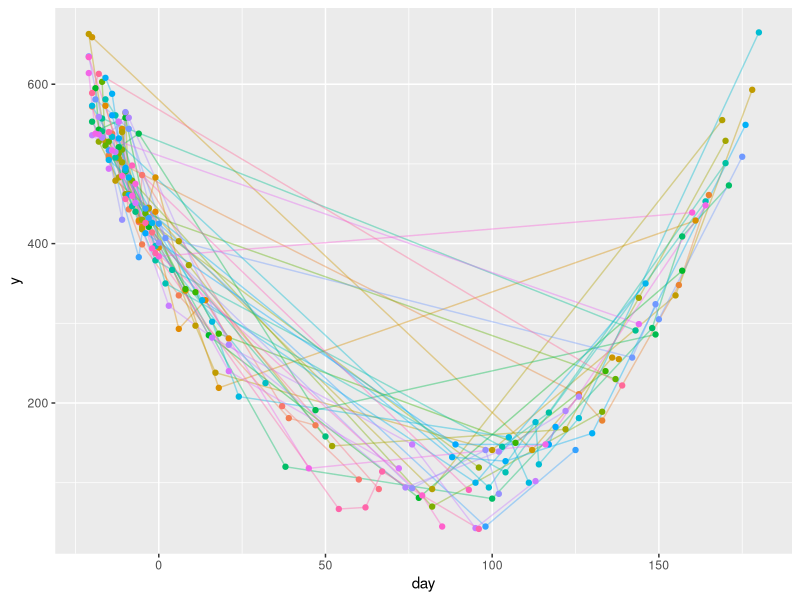
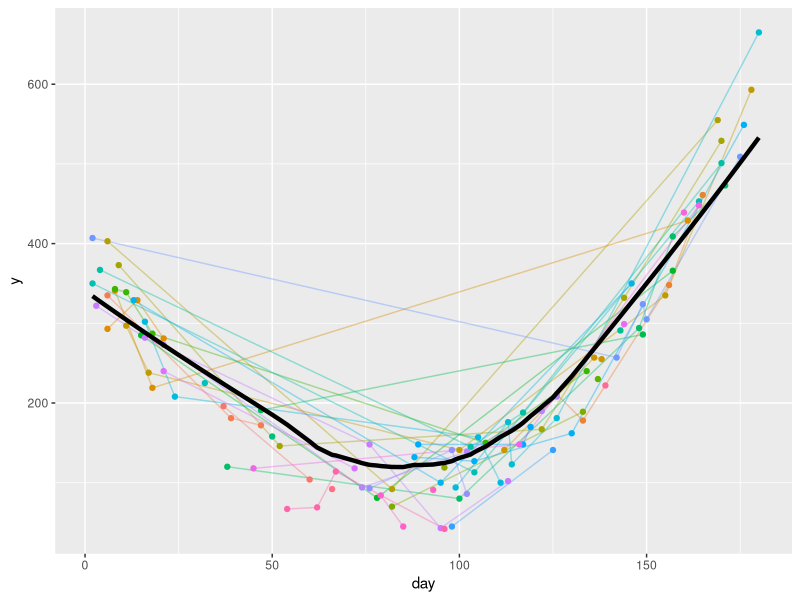
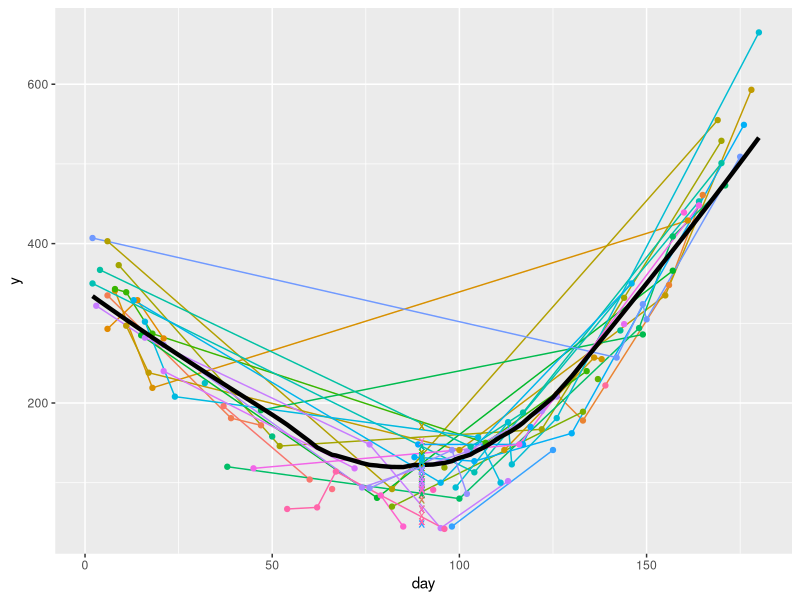
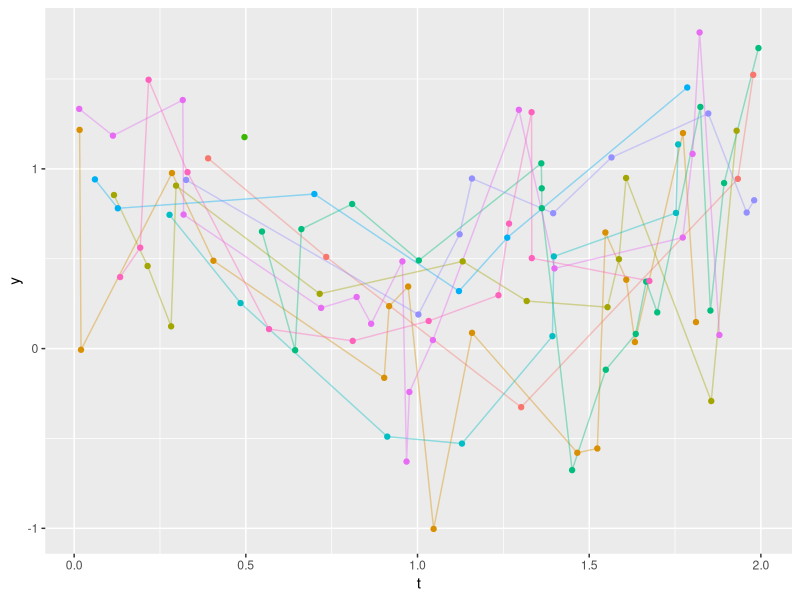
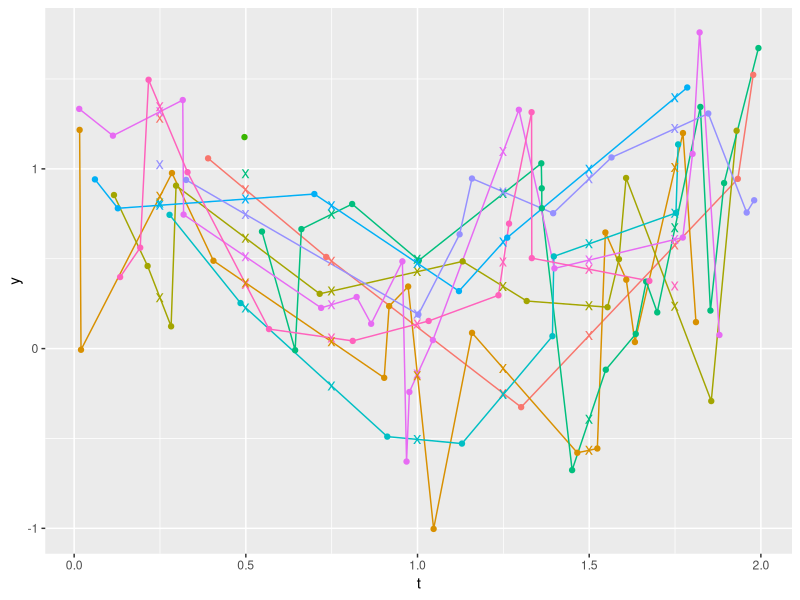

R code for these plots, in order:
## ---- chunk 1
require(Hmisc)
require(data.table)
require(ggplot2)
L <- data.table(id  = c(1, 1, 1, 1, 1, 2, 2, 2, 2, 2),
                day = c(1, 2, 3, 4, 5, 1, 2, 3, 4, 5),
                y1  = 1:10,
                y2  = c(NA, 1, NA, NA, 2, 1, 2, 3, 4, NA),
                key = .q(id, day))
# .q(id, day) is the Hmisc version of c('id', 'day')
L
setnafill(L, "locf", cols=.q(y1, y2))
L
## ---- chunk 2
L <- data.table(id  = c(2, 2, 2, 3, 3, 3, 3, 4, 4, 5, 5, 5),
                day = c(1, 2, 3, 1, 2, 3, 4, 1, 2, 1, 2, 3),
                y    =  1 : 12, key='id')
w <- copy(L)                                        # <1>
u <- w[, .q(seq, maxseq) := .(1 : .N, .N),          # <2>
       by=id][                                      # <3>
       seq == maxseq & day < 4,]                    # <4>
u <- u[, .(day = (day + 1) : 4, y = y), by=id]      # <5>
u
w <- rbind(L, u, fill=TRUE)                         # <6>
setkey(w, id, day)                                  # <7>
w
## ---- chunk 3
L[, .(first3 = min(day[y >= 3]),
      first7 = min(day[y >= 7])), by=id]
## ---- chunk 4
mn <- function(x) if(length(x)) min(x) else as.double(NA)
# as.double needed because day is stored as double precision
# (type contents(L) to see this) and data.table requires
# consistent storage types
L[, .(first3 = mn(day[y >= 3]),
      first7 = mn(day[y >= 7])), by=id]
## ---- chunk 5
set.seed(1)
w <- copy(L)
w[, z := round(runif(.N), 3)]
u <- copy(w)
u
mn <- function(x)
  if(! length(x) || all(is.na(x))) as.double(NA) else min(x, na.rm=TRUE)
u[, consecutive := z > 0.5 & shift(z) > 0.5, by=id][, 
    firstday    := mn(day[consecutive]),     by=id]
u
## ---- chunk 6
nconsec <- function(x) x * sequence(rle(x)$lengths)
# rle in base R: run length encoding; see also data.table::rleid and
# https://stackoverflow.com/questions/79107086
# Example:
x <- c(0,0,1,1,0,1,1,0,1,1,1,1)
nconsec(x)
# To require that the time gap between measurements must be <= 2 time
# units use the following example
t <- c(1:9, 11, 14, 15)
rbind(t=t, x=x)
nconsec(x & t <= shift(t) + 2)

u <- copy(w)
# nconsec(z > 0.5) = number of consecutive days (counting current
# day) for which the subject had z > 0.5
# u[, firstday := mn(day[nconsec(z > 0.5) == 2]), by=id] 
#                 |  |  |                    |
#           minimum  |  |                    |
#                  day  |                    |
#               such that                    |
#    it's the 2nd consecutive day with z > 0.5
u[,                                     # <1>
    firstday :=                         # <2>
                 mn(day                 # <3>
                    [                   # <4>
                     nconsec(z > 0.05)  # <5>
                     == 2]),            # <6>
    by=id]                              # <7>
u
## ---- chunk 7
L <- data.table(id    = c( 1, 2,   2,   3, 3,  3),
                start = c(10, 1, 2.3, 0.1, 5, 22),
                stop  = c(99, 3,   5,   2, 9, 30),
                key = .q(id, start))
L[, gap := start -shift(stop), by=id]
L
L[, table(gap)]
## ---- chunk 8
L[L[gap <= 0], on=.(id)]
L[id %in% L[gap <= 0, id]]
## ---- chunk 9
set.seed(11)
n <- 40
w <- lapply(1 : n,                                   # <1>
            function(i) { npre   <- sample(1:5, 1)   # <2>
                          npost  <- sample(1:5, 1)
                          day <- sort(c(sample(-21 : 0, npre),
                                        sample(1 : 180, npost)))
                          age <- sample(40:80, 1)
                          y <- round(day + (day - 90)^2 / 20 + 30 * rnorm(npre + npost))
                          data.table(id=i, age, day, y=y)
                        }  )
head(w)
u <- rbindlist(w)                                   # <3>
u
# Show distribution of number of points per subject
with(u, table(table(id)))
u[, id := factor(id)]                               # <4> 
ggplot(u, aes(x=day, y=y)) +
  geom_line(aes(col=id, alpha=I(0.4)), data=u) +
  geom_point(aes(col=id), data=u) +
  guides(color='none')
## ---- chunk 10
g <- function(x, y) {
  j <- x <= 0 & ! is.na(y)  # <1>
  x <- x[j]; y <- y[j]
  n <- length(x)
  if(n == 0) return(list(y0 = NA_real_, ym8 = NA_real_, slope = NA_real_))  # <2>
  pre0  <- x >= -7
  prem8 <- x <  -7
  list(y0    = if(any(pre0))     mean(y[pre0])                else NA_real_,
       ym8   = if(any(prem8))    mean(y[prem8])               else NA_real_,
       slope = if(length(x) > 1 && diff(range(x)) >= 3)
                                 unname(coef(lsfit(x, y))[2]) else NA_real_)   # <3>
}
## ---- chunk 11
g(numeric(0), numeric(0))
g(-10, 1)
g(c(-10, -9), c(1, 2))
g(c(-10, -3), c(1, 2))
## ---- chunk 12
base <- u[, g(day, y), by = .(id)]
head(base)
dim(u)
u <- u[day > 0]   # Keep only post-intervention (follow-up) records
dim(u)
u <- Merge(base, u, id = ~ id)     # Merge is in Hmisc
u
## ---- chunk 13
timeresp <- u[! is.na(day + y), approxfun(lowess(day, y))]   # <1>
w <- data.table(day=1:180, y=timeresp(1:180))                # <2>
ggplot(u, aes(x=day, y=y)) +
  geom_line(aes(col=id, alpha=I(0.4)), data=u) +
  geom_point(aes(col=id), data=u) +
  geom_line(aes(x=day, y, size=I(1.5)), data=w) +
  guides(color='none')
## ---- chunk 14
f <- function(x, y, id=character(0), target=90) {
  j <- ! is.na(x + y)
	if(! any(j)) {
	  cat('no non-missing x, y pairs for subject', id, '\n')
		return(list(day = target, distance=NA_real_, yest=NA_real_))
		}
  x <- x[! is.na(x)]; y <- y[! is.na(y)]
  distance <- abs(x - target)
  i        <- which(distance == 0)
  if(length(i)) return(list(day=target, distance=0., yest=mean(y[i])))
  # estimate mean y at observed x - mean loess at observed x to adjust
  z <- timeresp(c(target, x))
  list(day      = target,
       distance = min(distance),
       yest     = z[1] + mean(y) - mean(z[-1]) )
  }
## ---- chunk 15
# n=1, y is on the loess curve so projected y at x=90 should be also
f(25, 253.0339)
timeresp(c(25, 90))
# n=1, x=90 exactly
f(90, 111.11)
# n=3, two x=90
f(c(1, 2, 90, 90), c(37, 3, 33, 34))
# n=1, not on loess curve
f(25, timeresp(25) - 100)
timeresp(90) - 100
# n=2, interpolate to 90 guided by loess
f(c(80, 100), c(100, 200))
# n=2, extrapolate to 90
f(c(70, 80), c(100, 200))
## ---- chunk 16
z <- u[, c(list(age=age), f(day, y, id)), by=id]   # just use u[, f(day, y, id), ...] if don't need age
# Show distribution of distance between 90 and closest observed day
z[, table(distance)]
ggplot(u, aes(x=day, y=y)) +
  geom_line(aes(col=id), data=u) +
  geom_point(aes(col=id), data=u) +
  geom_line(aes(x=day, y, size=I(1.5)), data=w) +
  geom_point(aes(x=day, y=yest, col=id, shape=I('x'), size=I(3)), data=z) +
  guides(color='none')
## ---- chunk 17
set.seed(15)
n <- 10
w <- lapply(1 : n,
            function(i) { m <- sample(1 : 20, 1)  #<1>
                          t <- sort(runif(m, 0, 2)) #<2>
                          y <- abs(t - 1) + 0.5 * rnorm(m) #<3>
                          data.table(id=as.character(i), t, y)}) #<4>
u <- rbindlist(w)
# Show distribution of number of points per subject
with(u, table(table(id)))
ggplot(u, aes(x=t, y=y)) +
  geom_line(aes(col=id, alpha=I(0.4)), data=u) + #<5>
  geom_point(aes(col=id), data=u) +
  guides(color='none') #<6>
## ---- chunk 18
# Set target times to regularize to
times <- seq(0.25, 1.75, by=0.25)
g <- function(t, y) { #<1>
  i <- ! is.na(y)
  if(any(! i)) {
    t <- t[i]
    y <- y[i]
  }
  if(uniqueN(t) < 2) return(list(t=times, y=rep(NA_real_, length(times)))) #<2>
  z <- approxExtrap(t, y, xout=times)$y #<3>
  # For each target time compute the number of measurements within 0.25
  # years of the target
  nclose <- sapply(times, function(x) sum(abs(t - x) <= 0.25))
  z[nclose < 1] <- NA_real_
  list(t=times, y=z)
}
## ---- chunk 19
g(1, 1)
g(1:2, 11:12)
## ---- chunk 20
z <- u[, g(t, y), by=id]
ggplot(u, aes(x=t, y=y)) +
  geom_line(aes(col=id), data=u) +
  geom_point(aes(col=id), data=u) +
  geom_point(aes(x=t, y=y, col=id, shape=I('x'), size=I(4)), data=z) +
  guides(color='none')
## ---- chunk 21
u[id %in% c(4,7)]
## ---- chunk 22
g <- function(y) {
  n <- sum(! is.na(y))
  if(n < 2) return(list(n=n, y1=NA_real_, gmd=NA_real_, consec=NA_real_))
  list(n      = n,
       y1     = y[abs(times - 1.) < 0.001], #<1>
       gmd    = GiniMd(y, na.rm=TRUE),
       consec = mean(abs(y - Lag(y)), na.rm=TRUE)) #<2>
}
g(c(1, 2, NA, 5, 8, 9, 10))
w <- z[, g(y), by=id]
w
## ---- chunk 23
d1 <- data.table(w     =.q(a, a, b, b, b),
                 start = c( 5, 10, 1, 25, 50),
                 end   = c(11, 20, 4, 52, 60))
d2 <- data.table(w     =.q(a, a, b),
                 start = c(1, 15,  1),
                 end   = c(4, 18, 55),
                 name  = .q(dog, cat, giraffe),
                 key   = .q(w, start, end))
f <- foverlaps(d1, d2, type="any")
ann <- c('no a overlap with d1 5-11 & d2 interval',
         'a 10-20 overlaps with a 16-18',
         'b 1-4 overlaps with b 1-55',
         'b 25-62 overlaps with b 1-55',
         'b 50-60 overlaps with b 1-55')
f[, annotation := ann]
f
# Don't include record for non-match
foverlaps(d1, d2, type='any', nomatch=NULL)
# Require the d1 interval to be within the d2 interval
foverlaps(d1, d2, type="within")
# Require the intervals to have the same starting point
foverlaps(d1, d2, type="start")
## ---- chunk 24
base   <- data.table(id    = .q(a,b,c), low=10, hi=20)
events <- data.table(id    = .q(a,b,b,b,k),
                     start = c( 8,  7, 12, 19, 99),
                     end   = c( 9,  8, 14, 88, 99),
                     dose  = c(13, 17, 19, 23, 29))
setkey(base,   id, low,   hi)
setkey(events, id, start, end)
w <- foverlaps(base, events,
               by.x = .q(id, low,   hi),
               by.y = .q(id, start, end ),
               type = 'any', mult='all', nomatch=NA)

w[, elapsed := pmin(end, hi) + 1 - pmax(start, low)]
w[, .(total.dose = sum(dose * elapsed, na.rm=TRUE)), by=id]
## ---- chunk 25
medication <-
  data.table(ID         = c( 1, 1, 2, 3, 3),
             medication = .q(a, b, a, a, b),
             start      = as.Date(c("2003-03-25","2006-04-27","2008-12-05",
                                    "2004-01-03","2005-09-18")),
             stop       = as.Date(c("2006-04-02","2012-02-03","2011-05-03",
                                    "2005-06-30","2010-07-12")),
             key        = 'ID')
medication
set.seed(123)
visit <- data.table(
  ID   = rep(1:3, 4),
  date = sample(seq(as.Date('2003-01-01'), as.Date('2013-01-01'), 1), 12),
  sbp  = round(rnorm(12, 120, 15)),
  key  = c('ID', 'date'))
visit
# Variables named in inequalities need to have variables in
# medication listed first
m <- medication[visit, on = .(ID, start <= date, stop > date)]
m
# start and stop dates are replaced with actual date of visit
# drop one of them and rename the other
m[, stop := NULL]
setnames(m, 'start', 'date')
m
